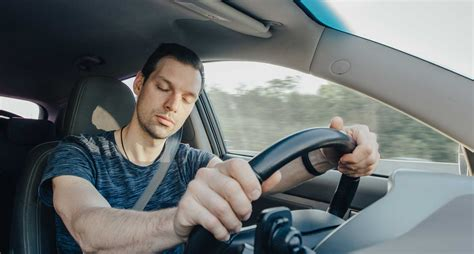
#> input picture test_case/TestImage.jpg, 474 x 254 px
$ python testModel.py --image TestImage.jpg
#> lines starting #> are read from the running program, lines starting #| are printed output that depends on the picture
import argparse
import imutils
import cv2
# construct the argument parser and parse the arguments
ap = argparse.ArgumentParser()
ap.add_argument("-i", "--image", type=str, required=True,
	help="path to input image")
ap.add_argument("-c", "--cascade", type=str,
	default="haarcascade_frontalface_default.xml",
	help="path to haar cascade face detector")
args = vars(ap.parse_args())
# load the haar cascade face detector from
print("[INFO] loading face detector...")
detector = cv2.CascadeClassifier(args["cascade"])
# load the input image from disk, resize it, and convert it to
# grayscale
image = cv2.imread(args["image"])
#> image is the input picture: shape (254, 474, 3); mean B, G, R 113.4, 112.8, 107.5
image = imutils.resize(image, width=500)
#> image: shape (267, 500, 3)
gray = cv2.cvtColor(image, cv2.COLOR_BGR2GRAY)
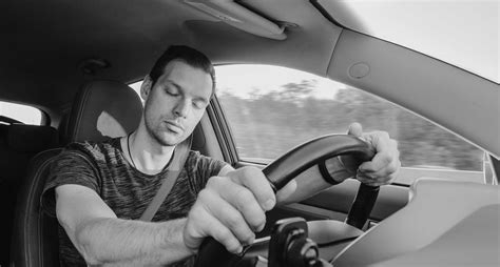
#> gray: shape (267, 500); min 5, max 248, mean 111.2
# detect faces in the input image using the haar cascade face
# detector
print("[INFO] performing face detection...")
rects = detector.detectMultiScale(gray, scaleFactor=1.05,
	minNeighbors=5, minSize=(30, 30),
	flags=cv2.CASCADE_SCALE_IMAGE)
#> rects = [[142, 66, 78, 78]]
print("[INFO] {} faces detected...".format(len(rects)))
#> (printed output is left out)
# loop over the bounding boxes
for (x, y, w, h) in rects:
	# draw the face bounding box on the image
	cv2.rectangle(image, (x, y), (x + w, y + h), (0, 255, 0), 2)
#> this loop made 1 pass
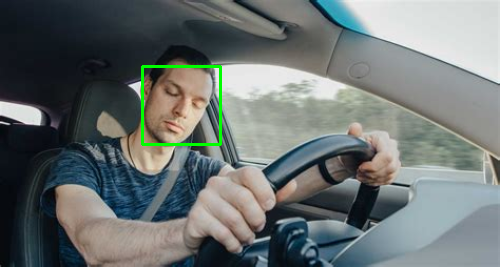
#> image: shape (267, 500, 3); mean B, G, R 112.5, 113.7, 106.5
# show the output image
cv2.imshow("Image", image)
cv2.waitKey(0)
